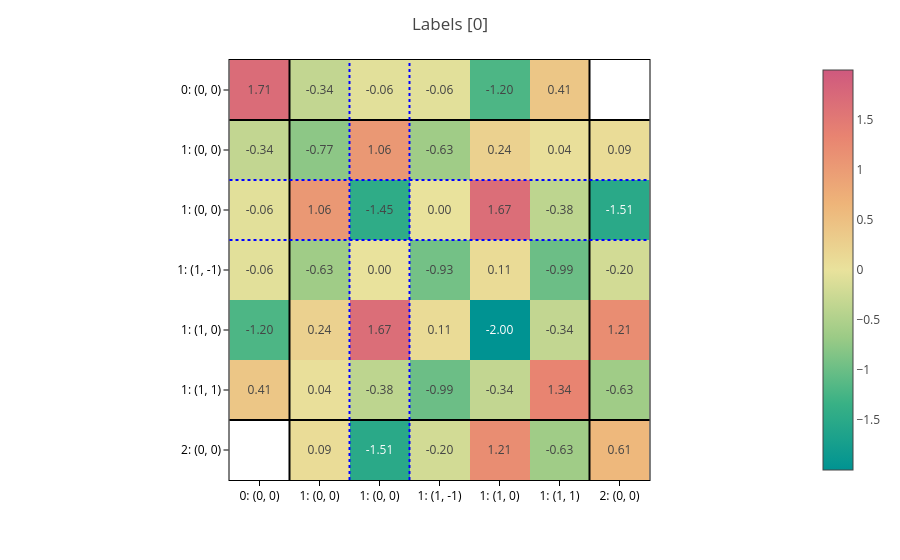

Notebook cell for this chart:
### Markdown cell above
During training, we will compare these to the output of `Graph2Mat`.

We can also plot the target matrices from the data example:

### Code cell
def plot_matrices(data, predictions=None, title="", show=True):
    """Helper function to plot (possibly batched) matrices"""

    matrices = processor.matrix_from_data(data, predictions=predictions)

    if not isinstance(matrices, (tuple, list)):
        matrices = (matrices,)

    for i, (config, matrix) in enumerate(zip(configs, matrices)):
        if show is True or show == i:
            plot_basis_matrix(
                matrix,
                config,
                point_lines={"color": "black"},
                basis_lines={"color": "blue"},
                colorscale="temps",
                text=".2f",
                basis_labels=True,
            ).update_layout(title=f"{title} [{i}]").show()


plot_matrices(data_example, title="Labels")

### Figure 1 — Plotly figure (JSON) as saved in the notebook; plotly's stock layout.template omitted (floating-point values rounded to 4 significant figures)
{"data": [{"coloraxis": "coloraxis", "hovertemplate": "x: %{x}<br>y: %{y}<br>color: %{z}<extra></extra>", "name": "0", "texttemplate": "%{z:.2f}", "type": "heatmap", "xaxis": "x", "yaxis": "y", "z": [[1.706, -0.3355, -0.06019, -0.05745, -1.198, 0.4104, null], [-0.3355, -0.7657, 1.056, -0.6291, 0.2426, 0.03638, 0.0914], [-0.06019, 1.056, -1.446, 0.0008719, 1.669, -0.3797, -1.51], [-0.05745, -0.6291, 0.0008719, -0.9346, 0.1052, -0.9892, -0.1999], [-1.198, 0.2426, 1.669, 0.1052, -1.999, -0.3385, 1.21], [0.4104, 0.03638, -0.3797, -0.9892, -0.3385, 1.335, -0.6299], [null, 0.0914, -1.51, -0.1999, 1.21, -0.6299, 0.605]]}], "layout": {"coloraxis": {"cmid": 0, "colorscale": [[0, "rgb(0, 147, 146)"], [0.1667, "rgb(57, 177, 133)"], [0.3333, "rgb(156, 203, 134)"], [0.5, "rgb(233, 226, 156)"], [0.6667, "rgb(238, 180, 121)"], [0.8333, "rgb(232, 132, 113)"], [1, "rgb(207, 89, 126)"]]}, "margin": {"t": 60}, "shapes": [{"line": {"color": "black"}, "type": "line", "x0": 0, "x1": 1, "xref": "x domain", "y0": 0.5, "y1": 0.5, "yref": "y"}, {"line": {"color": "black"}, "type": "line", "x0": 0.5, "x1": 0.5, "xref": "x", "y0": 0, "y1": 1, "yref": "y domain"}, {"line": {"color": "black"}, "type": "line", "x0": 0, "x1": 1, "xref": "x domain", "y0": 5.5, "y1": 5.5, "yref": "y"}, {"line": {"color": "black"}, "type": "line", "x0": 5.5, "x1": 5.5, "xref": "x", "y0": 0, "y1": 1, "yref": "y domain"}, {"line": {"color": "blue", "dash": "dot"}, "type": "line", "x0": 0, "x1": 1, "xref": "x domain", "y0": 1.5, "y1": 1.5, "yref": "y"}, {"line": {"color": "blue", "dash": "dot"}, "type": "line", "x0": 1.5, "x1": 1.5, "xref": "x", "y0": 0, "y1": 1, "yref": "y domain"}, {"line": {"color": "blue", "dash": "dot"}, "type": "line", "x0": 0, "x1": 1, "xref": "x domain", "y0": 2.5, "y1": 2.5, "yref": "y"}, {"line": {"color": "blue", "dash": "dot"}, "type": "line", "x0": 2.5, "x1": 2.5, "xref": "x", "y0": 0, "y1": 1, "yref": "y domain"}], "title": {"text": "Labels [0]"}, "xaxis": {"anchor": "y", "constrain": "domain", "domain": [0, 1], "scaleanchor": "y", "ticktext": ["0: (0, 0)", "1: (0, 0)", "1: (0, 0)", "1: (1, -1)", "1: (1, 0)", "1: (1, 1)", "2: (0, 0)"], "tickvals": [0, 1, 2, 3, 4, 5, 6]}, "yaxis": {"anchor": "x", "autorange": "reversed", "constrain": "domain", "domain": [0, 1], "ticktext": ["0: (0, 0)", "1: (0, 0)", "1: (0, 0)", "1: (1, -1)", "1: (1, 0)", "1: (1, 1)", "2: (0, 0)"], "tickvals": [0, 1, 2, 3, 4, 5, 6]}}}
